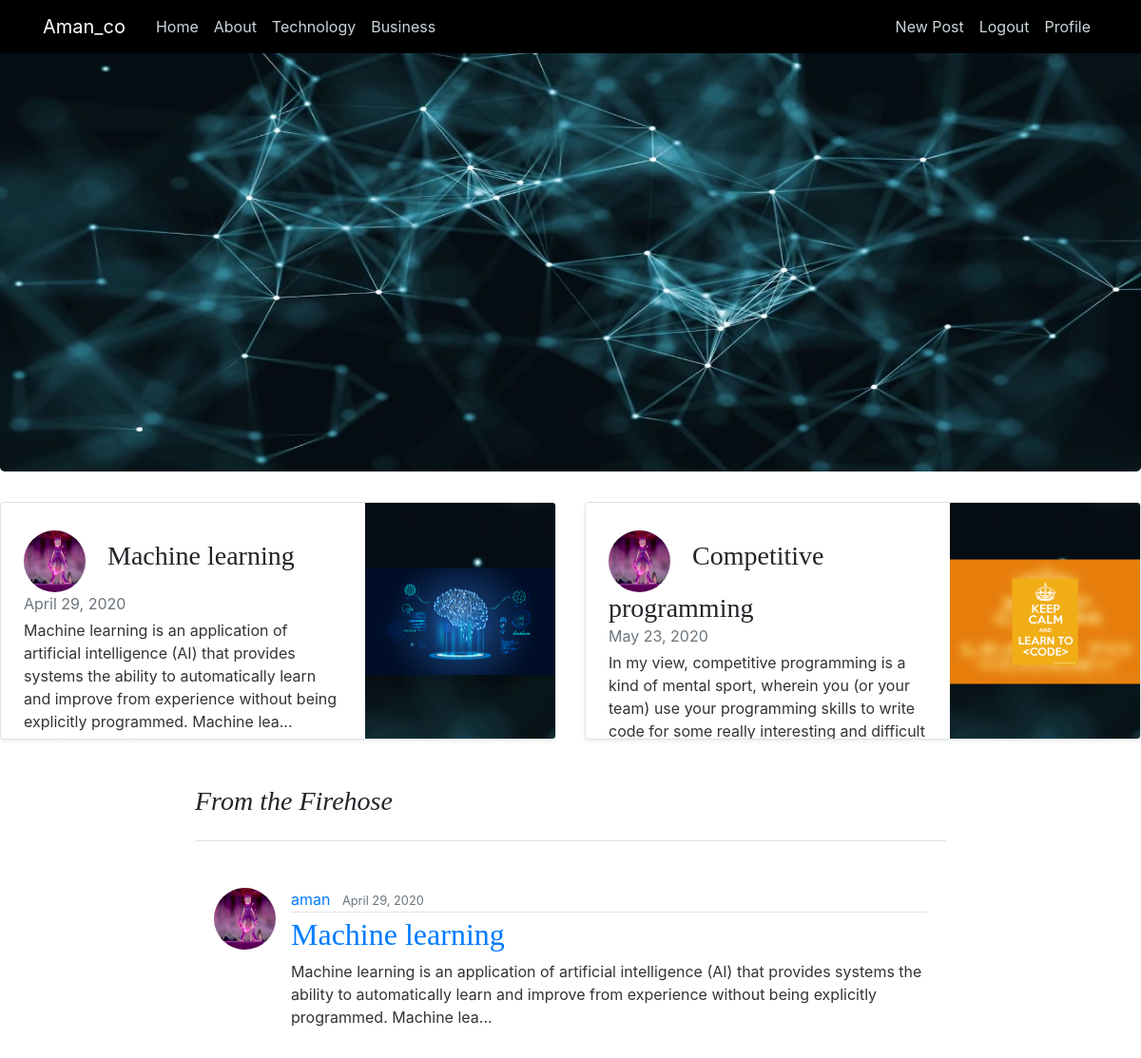
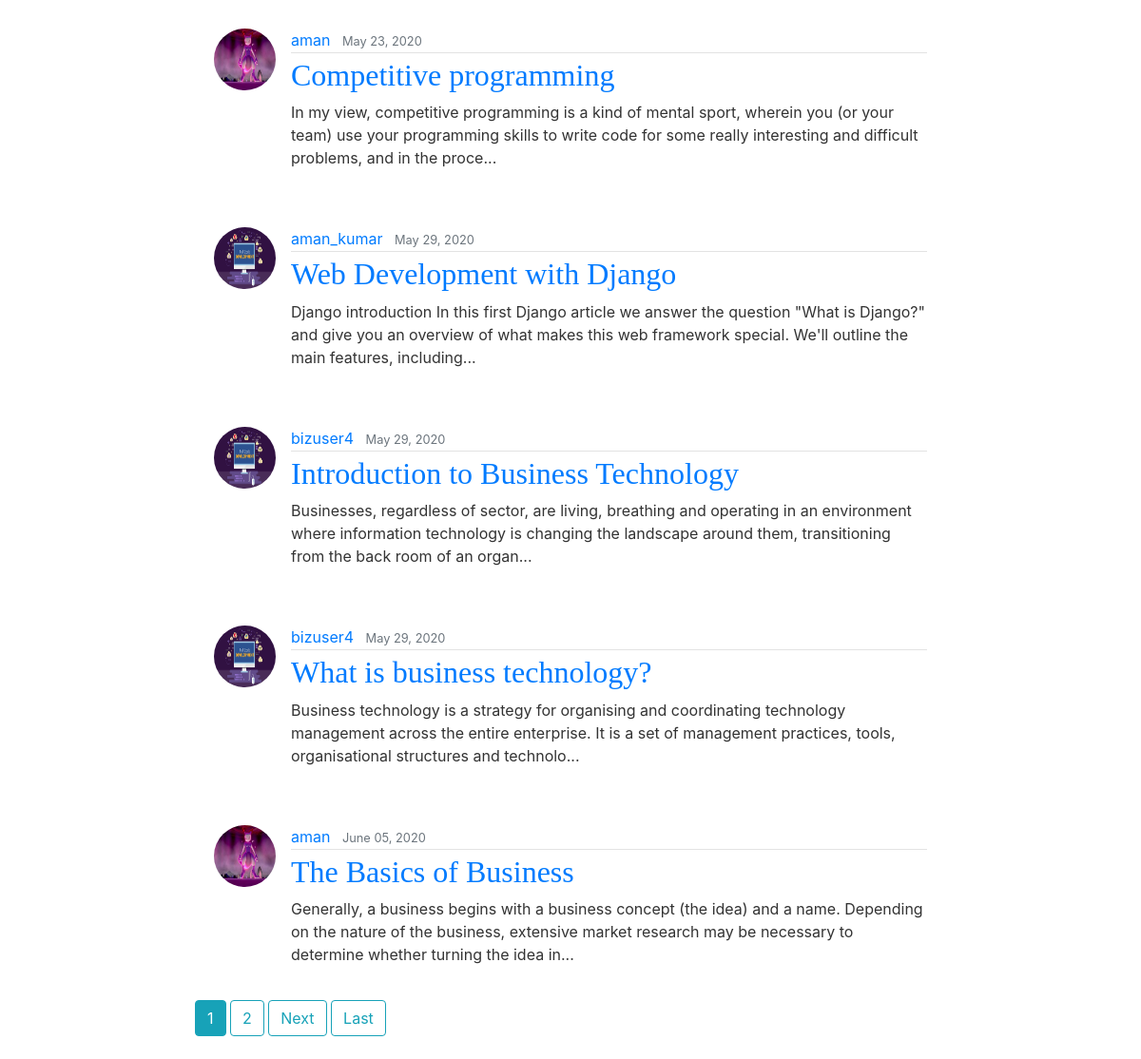
The app's page / (signed in) with its own data (2 pictures, top to bottom).
### articles/models.py (models this page shows, shortened)
class Article(models.Model):
    title = models.CharField(max_length=100)
    body = models.TextField()
    date = models.DateTimeField(auto_now_add=True)
    thumbnail = models.ImageField(default='download.png', upload_to='article_thumbnail')
    author = models.ForeignKey(User, on_delete=models.CASCADE, default=None)
    Slug = models.SlugField(max_length=200, unique=True, default='article.details')
    MainTopic = models.CharField(max_length=100, default='Technology')
    def snippet(self):
        return self.body[:200] + "..."

### accounts/models.py (models this page shows, shortened)
class Profile(models.Model):
    user = models.OneToOneField(User, on_delete=models.CASCADE)
    image = models.ImageField(default='download.png', upload_to='profile_pics')
    location = models.CharField(max_length=100, default='New Delhi')
    address = models.TextField(default='New Delhi')

### amanblog/views.py (the view)
# urls.py: path('', PostListView.as_view(), name="blog-home"),
class PostListView(ListView):
    model = Article
    template_name = 'homepage.html'
    context_object_name = 'articles'
    ordering = ['date']
    paginate_by = 5
    def get_context_data(self, **kwargs):
        context = super().get_context_data(**kwargs)
        articles = Article.objects.all().order_by('date')
        latest = []
        for i in range(2):
            latest.append(articles[i])
        context.update({
            'articles': articles,
            'latest': latest
        })
        return context

### templates/homepage.html (shortened to what this page needs)
{%extends 'base_template.html'%}
{%load static%}
{%block content%}
<div class="jumbotron">
    <div class="col-md-6 px-0">
      <p class="lead my-3">
        <p class = "article-content">
             </p>
        <p class = "article-content">
             </p>
         <p class = "article-content">
             </p>
        <p class = "article-content">
             </p>
        <p class = "article-content">
             </p>
      </p>
    </div>
  </div>
<div class="row justify-content-start mh-100">
{%for article in latest%}
    <div class="col-md-6 mb-4">
      <div class="row no-gutters border rounded overflow-hidden flex-md-row mb-4 shadow-sm h-md-250 position-relative ">
        <div class="col p-4 d-flex flex-column position-relative">
          <h3 class="mb-0">
              <img class="rounded-circle article-img" src = "{{article.author.profile.image.url}}">
              {{article.title}}
          </h3>
          <div class="mb-1 text-muted">{{ article.date|date:"F d, Y"}}</div>
            <p class="card-text mb-auto">{{ article.snippet }}
          <a href="{% url 'articles:detail' article.Slug %}" class="stretched-link">Continue Reading</a>
            </p>
        </div>
        <div class="col-auto d-none d-lg-block">
            <svg class="bd-placeholder-img" width="200" height="250" xmlns="http://www.w3.org/2000/svg" preserveAspectRatio="xMidYMid slice" focusable="false" >
              <image height="100%" width="100%" xlink:href="{{article.thumbnail.url}}"></image>
            </svg>
        </div>
      </div>
    </div>
{%endfor%}
 </div>
 <div class="row">
      <div class=" col-sm-2 ">
      </div>
   <div class=" col-sm-8 ">
 <h3 class="pb-4 mb-4 font-italic border-bottom">
        From the Firehose
      </h3>
        {% for article in articles %}
         <article class="media content-section">
             <img class="rounded-circle article-img" src = "{{article.author.profile.image.url}}">
         <div class="media-body">
             <div class="article-metadata">
                 <a class="mr-2" href="{%url 'articles:userpost' article.author.username%}">{{article.author.username}}</a>
                 <small class="text-muted">{{ article.date|date:"F d, Y"}}</small>
             </div>
            <h2><a href="{% url 'articles:detail' article.Slug %}">{{article.title}}</a> </h2>
             <p>
                 {{ article.snippet }}
             </p>
        </div>
        </article>
        {% endfor %}
  {%if is_paginated %}
  {%for num in page_obj.paginator.page_range%}
   {%if page_obj.number == num%}
     <a class ="btn btn-info mb-4" href = "?page={{num}}">{{num}}</a>
    {%elif num > page_obj.number|add:'-2' and  num < page_obj.number|add:'2' %}
      <a class ="btn btn-outline-info mb-4" href = "?page={{num}}">{{num}}</a>
    {%endif%}
   {%endfor%}
 {%if page_obj.has_next%}
   <a class ="btn btn-outline-info mb-4" href = "?page={{page_obj.next_page_number}}">Next</a>
   <a class ="btn btn-outline-info mb-4" href = "?page={{page_obj.paginator.num_pages}}">Last</a>
   {%endif%}
 {%endif%}
   </div>
 </div>
{%endblock%}

### static/main.css (style rules this page uses)
body { background: #f8f9fa00; color: #333333; margin-top: 2rem; }
h1, h2, h3, h4, h5, h6 { color: #212529; }
.content-section { padding: 20px; border-radius: 1px; margin-bottom: px; }
.article-content { white-space: pre-line; }
.article-img { margin-top: 5px; height: 65px; width: 65px; margin-right: 16px; }
.article-metadata { margin-top: 5px; padding-bottom: 1px; margin-bottom: 4px; border-bottom: 1px solid #e3e3e3 }
.jumbotron { background-image:url('back.jpg'); background-repeat:no-repeat; background-size: 100% 100%; }
.bd-placeholder-img { background-image:url('back.jpg'); }

### static/blog.css (style rules this page uses)
h1, h2, h3, h4, h5, h6 { font-family: "Playfair Display", Georgia, "Times New Roman", serif; }
@media (min-width: 768px) { .h-md-250 { height: 250px; } }

### templates/base_template.html (style rules this page uses)
.bd-placeholder-img { font-size: 1.125rem; text-anchor: middle; -webkit-user-select: none; -moz-user-select: none; -ms-user-select: none; user-select: none; }

### records on screen
Article: author.profile.image (picture), title "Machine learning", date "April 29, 2020", snippet "Machine learning is an application of artificial intelligence (AI) that provides systems the ability to automatically learn and improve from experience without being explicitly programmed. Machine lea...", author.username "aman"
Article: author.profile.image (picture), title "Competitive programming", date "May 23, 2020", snippet "In my view, competitive programming is a kind of mental sport, wherein you (or your team) use your programming skills to write code for some really interesting and difficult…", author.username "aman", snippet "In my view, competitive programming is a kind of mental sport, wherein you (or your team) use your programming skills to write code for some really interesting and difficult problems, and in the proce..."
Article: author.profile.image (picture), author.username "aman_kumar", date "May 29, 2020", title "Web Development with Django", snippet "Django introduction In this first Django article we answer the question \"What is Django?\" and give you an overview of what makes this web framework special. We'll outline the main features, including..."
Article: author.profile.image (picture), author.username "bizuser4", date "May 29, 2020", title "Introduction to Business Technology", snippet "Businesses, regardless of sector, are living, breathing and operating in an environment where information technology is changing the landscape around them, transitioning from the back room of an organ..."
Article: author.profile.image (picture), author.username "bizuser4", date "May 29, 2020", title "What is business technology?", snippet "Business technology is a strategy for organising and coordinating technology management across the entire enterprise. It is a set of management practices, tools, organisational structures and technolo..."
Article: author.profile.image (picture), author.username "aman", date "June 05, 2020", title "The Basics of Business", snippet "Generally, a business begins with a business concept (the idea) and a name. Depending on the nature of the business, extensive market research may be necessary to determine whether turning the idea in..."

### other values on screen
{{ num }} "1"
{{ num }} "2"
